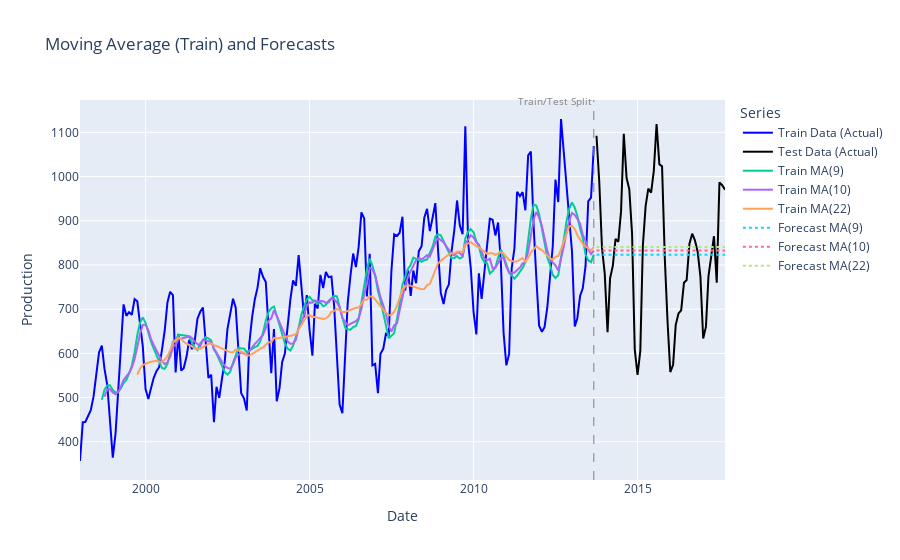

The cell this chart's notebook holds for it:
### Code cell
fig = go.Figure()

fig.add_trace(go.Scatter(
    x=train.index, y=train.values,
    mode='lines', name='Train Data (Actual)', line=dict(color='blue')
))
fig.add_trace(go.Scatter(
    x=test.index, y=test.values,
    mode='lines', name='Test Data (Actual)', line=dict(color='black')
))

for w in all_forecasts.keys():
    ma_tr = moving_average(train, w).dropna()
    fig.add_trace(go.Scatter(
        x=ma_tr.index, y=ma_tr.values,
        mode='lines',
        name=f'Train MA({w})',
        line=dict(width=2)
    ))

for w, forecast in all_forecasts.items():
    fig.add_trace(go.Scatter(
        x=forecast.index, y=forecast.values,
        mode='lines',
        name=f'Forecast MA({w})',
        line=dict(dash='dot')
    ))

fig.add_shape(
    type="line",
    x0=split_date.isoformat(),
    y0=0,
    x1=split_date.isoformat(),
    y1=1,
    yref="paper",
    line=dict(color="gray", width=1, dash="dash")
)

fig.add_annotation(
    x=split_date.isoformat(),
    y=1.02,
    yref="paper",
    text="Train/Test Split",
    showarrow=False,
    font=dict(color="gray", size=10),
    xanchor='right'
)

fig.update_layout(
    title='Moving Average (Train) and Forecasts',
    xaxis_title='Date',
    yaxis_title='Production',
    legend_title='Series',
    hovermode='x unified'
)

fig.show()
